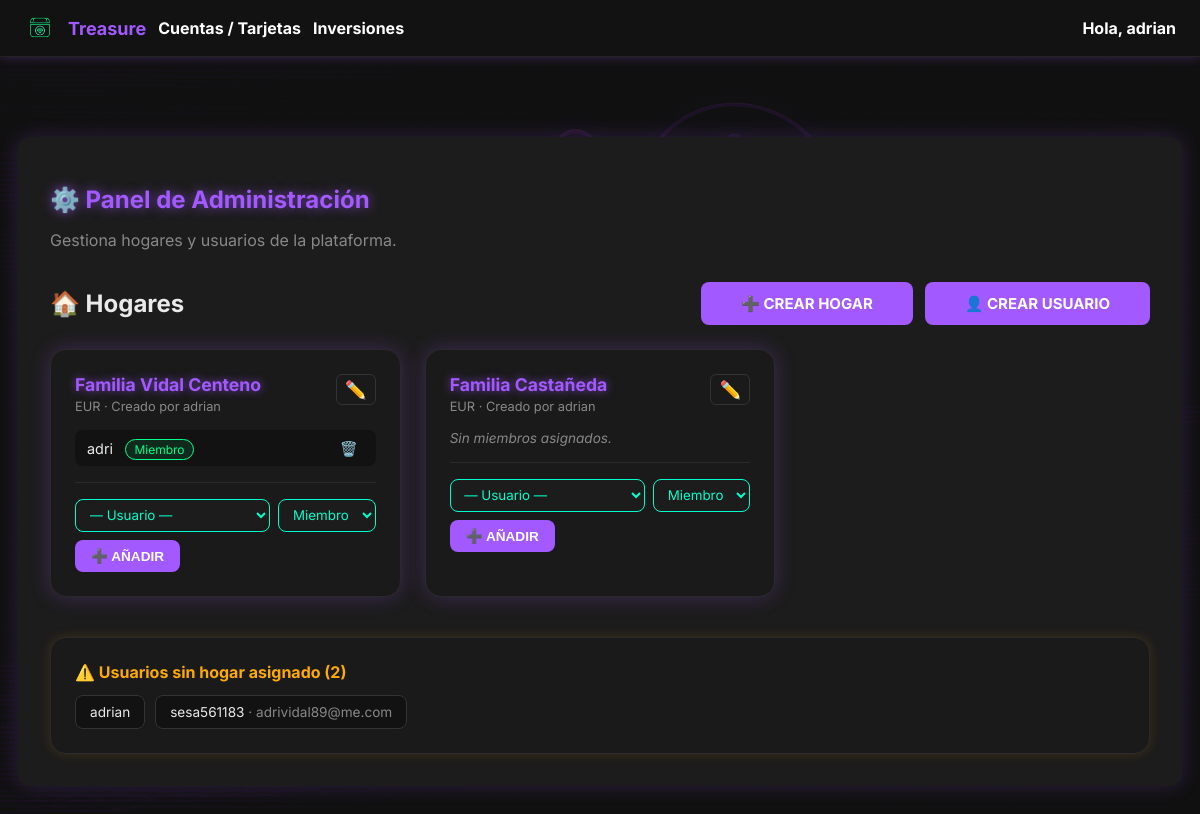
The page /core/admin-panel/ (signed in) on the database as committed earlier.
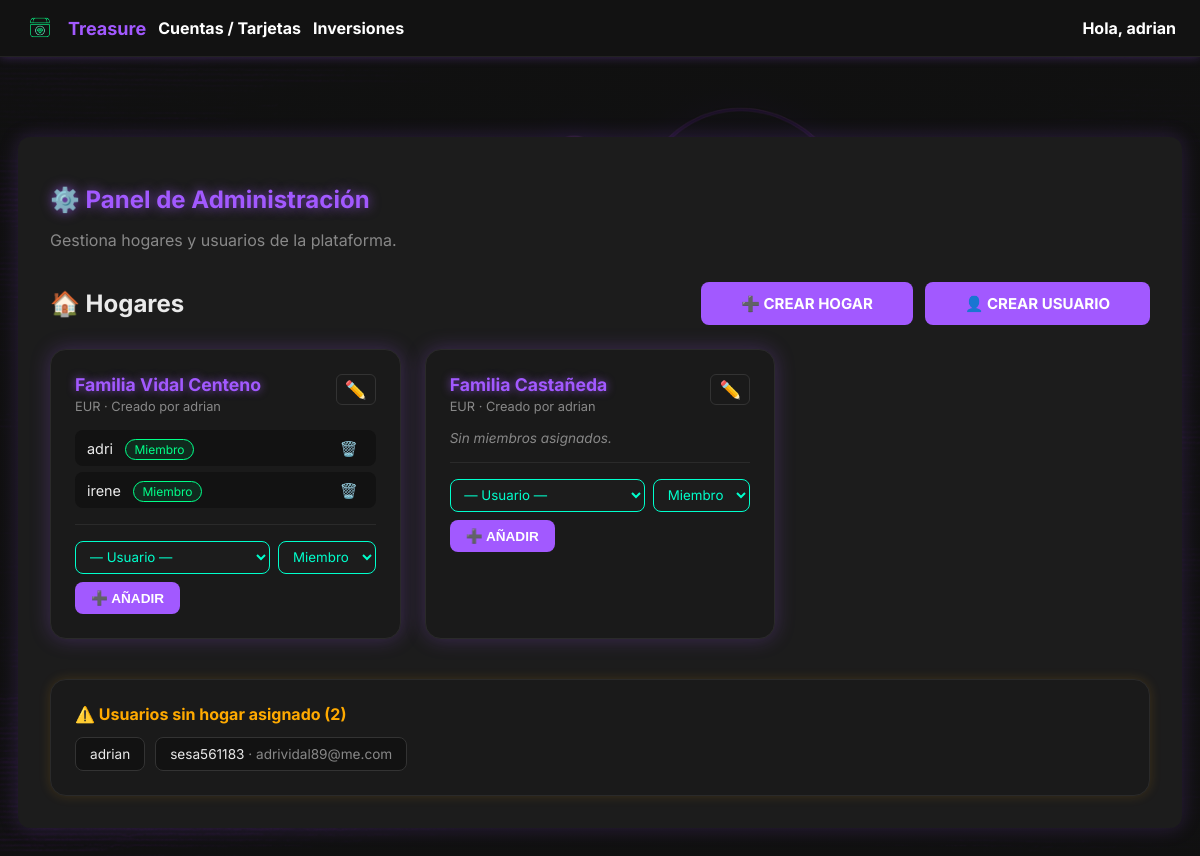
The same page on the database as committed later.
### core/models.py (models this page shows, shortened)
class Hogar(models.Model):
    nombre = models.CharField(max_length=100)
    moneda_principal = models.CharField(
        max_length=5,
        choices=[('EUR', '€ Euro'), ('USD', '$ Dólar'), ('BTC', '₿ Bitcoin')],
        default='EUR'
    )
    creado_por = models.ForeignKey(
        User, on_delete=models.SET_NULL, null=True, related_name='hogares_creados'
    )
    fecha_creacion = models.DateTimeField(auto_now_add=True)

class UserProfile(models.Model):
    ROL_CHOICES = [
        ('admin', 'Administrador'),
        ('miembro', 'Miembro'),
        ('viewer', 'Solo lectura'),
    ]
    user = models.OneToOneField(User, on_delete=models.CASCADE)
    hogar = models.ForeignKey(
        Hogar, on_delete=models.SET_NULL, null=True, blank=True, related_name='miembros'
    )
    rol = models.CharField(max_length=20, choices=ROL_CHOICES, default='miembro')
    idioma = models.CharField(
        max_length=10, choices=[('es', 'Español'), ('en', 'Inglés')], default='es'
    )
    moneda = models.CharField(
        max_length=5,
        choices=[('EUR', '€ Euro'), ('USD', '$ Dólar'), ('BTC', '₿ Bitcoin')],
        default='EUR'
    )
    inflacion_referencia = models.FloatField(default=2.0)
    porcentaje_max_endeudamiento = models.FloatField(default=30.0)
    permitir_apis_externas = models.BooleanField(default=False)
    mostrar_alertas = models.BooleanField(default=True)
    recibir_emails = models.BooleanField(default=False)
    avatar = models.ImageField(upload_to='avatars/', null=True, blank=True)

### core/views.py (the view)
# urls.py: path('admin-panel/', views.panel_admin, name='panel_admin'),
@login_required
def panel_admin(request):
    profile = getattr(request.user, 'userprofile', None)
    if not request.user.is_superuser and (not profile or not profile.es_admin):
        messages.error(request, "No tienes permisos para acceder al panel de administración.")
        return redirect('dashboard')
    hogares = Hogar.objects.all().prefetch_related('miembros__user')
    usuarios_sin_hogar = UserProfile.objects.filter(hogar__isnull=True).select_related('user')
    return render(request, 'core/panel_admin.html', {
        'hogares': hogares,
        'usuarios_sin_hogar': usuarios_sin_hogar,
    })

### finanzas/context_processors.py (called while the page is built)
def resumen_inversiones_context(request):
    if request.user.is_authenticated:
        resumen = ResumenInversionesMensual.objects.filter(
            usuario=request.user
        ).order_by('-registro__anio', '-registro__mes').first()
    else:
        resumen = None
    return {
        'resumen_inversiones': resumen
    }

### templates/core/panel_admin.html (shortened to what the changed rows need)
{% extends "base.html" %}
{% block body_class %}dashboard-background{% endblock %}
{% block content %}
<div class="dashboard-container">
    <h1 style="color: var(--primary-color); text-shadow: 0 0 12px var(--glow); margin-bottom: 8px;">⚙️ Panel de Administración</h1>
    <div style="display: flex; justify-content: space-between; align-items: center; margin-bottom: 24px;">
        <h2 style="color: var(--text-color); margin: 0;">🏠 Hogares</h2>
    </div>
    <div style="display: grid; grid-template-columns: repeat(auto-fill, minmax(340px, 1fr)); gap: 24px; margin-bottom: 40px;">
        {% for hogar in hogares %}
        <div style="background-color: #1a1a1a; border: 1px solid #2a2a2a; border-radius: 16px; padding: 24px; box-shadow: 0 0 20px rgba(162, 89, 255, 0.25); position: relative;">
            <div style="display: flex; justify-content: space-between; align-items: flex-start; margin-bottom: 16px;">
                <div>
                    <div style="font-size: 1.1rem; font-weight: 700; color: var(--primary-color); text-shadow: 0 0 8px var(--glow);">{{ hogar.nombre }}</div>
                    <div style="font-size: 0.8rem; color: var(--muted); margin-top: 4px;">{{ hogar.moneda_principal }} · Creado por {{ hogar.creado_por.username }}</div>
                </div>
                <a href="{% url 'editar_hogar' hogar.id %}" style="font-size: 1.1rem; color: var(--muted); text-decoration: none; padding: 4px 8px; border-radius: 6px; border: 1px solid #333;" title="Editar hogar">✏️</a>
            </div>
            <div style="margin-bottom: 16px;">
                {% for miembro in hogar.miembros.all %}
                <div style="display: flex; justify-content: space-between; align-items: center; padding: 8px 12px; background: #121212; border-radius: 8px; margin-bottom: 6px;">
                    <div>
                        <span style="color: var(--text-color); font-size: 0.9rem;">{{ miembro.user.username }}</span>
                        <span style="
                            margin-left: 8px; font-size: 0.75rem; padding: 2px 8px; border-radius: 20px;
                            {% if miembro.rol == 'admin' %}background: rgba(162,89,255,0.2); color: var(--primary-color); border: 1px solid var(--primary-color);
                            {% elif miembro.rol == 'viewer' %}background: rgba(0,209,255,0.1); color: #00d1ff; border: 1px solid #00d1ff;
                            {% else %}background: rgba(0,255,136,0.1); color: #00ff88; border: 1px solid #00ff88;{% endif %}
                        ">{{ miembro.get_rol_display }}</span>
                    </div>
                    <form method="post" action="{% url 'eliminar_miembro' miembro.id %}" style="margin: 0;">
                        <button type="submit" class="btn-inline-danger" title="Quitar del hogar" onclick="return confirm('¿Quitar a {{ miembro.user.username }} del hogar?')">🗑️</button>
                    </form>
                </div>
                {% empty %}
                <div style="color: var(--muted); font-size: 0.85rem; font-style: italic;">Sin miembros asignados.</div>
                {% endfor %}
            </div>
            <form method="post" action="{% url 'asignar_usuario' %}" style="border-top: 1px solid #2a2a2a; padding-top: 16px;">
                <div style="display: flex; gap: 8px; flex-wrap: wrap;">
                    <select name="usuario_id" class="cyber-select" style="flex: 1; min-width: 120px;">
                        <option value="">— Usuario —</option>
                    </select>
                    <select name="rol" class="cyber-select">
                        <option value="miembro" selected>Miembro</option>
                    </select>
                    <button type="submit" class="btn btn-primary" style="padding: 8px 16px; font-size: 0.85rem;">➕ Añadir</button>
                </div>
            </form>
        </div>
        {% empty %}
        <div style="color: var(--muted); font-style: italic;">No hay hogares creados todavía.</div>
        {% endfor %}
    </div>
    {% if usuarios_sin_hogar %}
    <div style="background: #1a1a1a; border: 1px solid #2a2a2a; border-radius: 16px; padding: 24px; box-shadow: 0 0 12px rgba(255,170,0,0.15);">
        <h2 style="color: #ffaa00; margin-top: 0; font-size: 1rem;">⚠️ Usuarios sin hogar asignado ({{ usuarios_sin_hogar|length }})</h2>
        <div style="display: flex; flex-wrap: wrap; gap: 10px;">
            {% for profile in usuarios_sin_hogar %}
            <div style="background: #121212; border: 1px solid #333; border-radius: 8px; padding: 8px 14px; font-size: 0.85rem; color: var(--text-color);">
                {{ profile.user.username }}
                {% if profile.user.email %}<span style="color: var(--muted)"> · {{ profile.user.email }}</span>{% endif %}
            </div>
            {% endfor %}
        </div>
    </div>
    {% endif %}
</div>
{% endblock %}

Rows that differ between the two databases and show on the page:
added UserProfile: user.username "irene", rol "Miembro", shown under Hogar "Familia Vidal Centeno"
